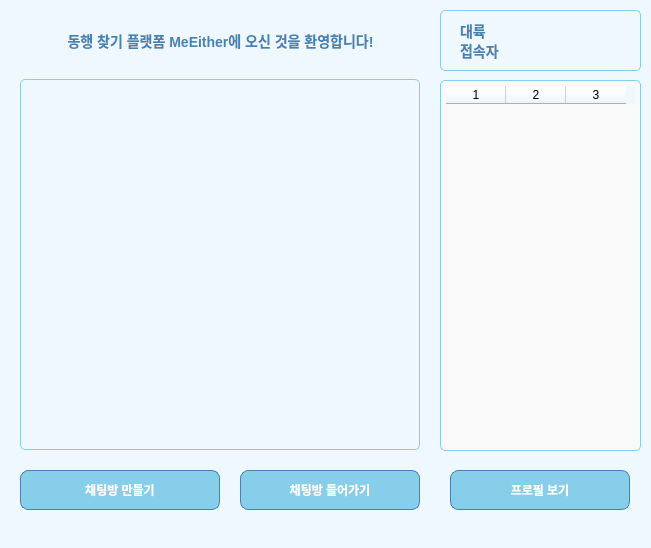
<?xml version="1.0" encoding="UTF-8"?>
<ui version="4.0">
 <class>ChatRoomList</class>
 <widget class="QWidget" name="ChatRoomList">
  <property name="geometry">
   <rect>
    <x>0</x>
    <y>0</y>
    <width>651</width>
    <height>548</height>
   </rect>
  </property>
  <property name="windowTitle">
   <string>채팅방 목록</string>
  </property>
  <property name="styleSheet">
   <string>
    QWidget {
        background-color: #f0f8ff;
        font-family: Arial, sans-serif;
    }
    QPushButton {
        background-color: #87ceeb;
        border: 1px solid #4682b4;
        border-radius: 8px;
        color: white;
        font-weight: bold;
        padding: 5px 10px;
    }
    QPushButton:hover {
        background-color: #4682b4;
    }
    QListWidget, QTableWidget {
        border: 1px solid #87ceeb;
        border-radius: 5px;
        padding: 5px;
    }
    QLabel {
        font-size: 14px;
        font-weight: bold;
        color: #4682b4;
    }
   </string>
  </property>
  <widget class="QLabel" name="headerLabel">
   <property name="geometry">
    <rect>
     <x>10</x>
     <y>20</y>
     <width>421</width>
     <height>41</height>
    </rect>
   </property>
   <property name="font">
    <font>
     <family>Arial</family>
     <pointsize>-1</pointsize>
     <bold>true</bold>
    </font>
   </property>
   <property name="text">
    <string>동행 찾기 플랫폼 MeEither에 오신 것을 환영합니다!</string>
   </property>
   <property name="alignment">
    <set>Qt::AlignmentFlag::AlignCenter</set>
   </property>
  </widget>
  <widget class="QListWidget" name="chatRoomListWidget">
   <property name="geometry">
    <rect>
     <x>20</x>
     <y>79</y>
     <width>400</width>
     <height>371</height>
    </rect>
   </property>
   <property name="font">
    <font>
     <family>Arial</family>
     <pointsize>10</pointsize>
     <bold>true</bold>
    </font>
   </property>
  </widget>
  <widget class="QPushButton" name="createRoomButton">
   <property name="geometry">
    <rect>
     <x>20</x>
     <y>470</y>
     <width>200</width>
     <height>40</height>
    </rect>
   </property>
   <property name="text">
    <string>채팅방 만들기</string>
   </property>
  </widget>
  <widget class="QPushButton" name="joinRoomButton">
   <property name="geometry">
    <rect>
     <x>240</x>
     <y>470</y>
     <width>180</width>
     <height>40</height>
    </rect>
   </property>
   <property name="text">
    <string>채팅방 들어가기</string>
   </property>
  </widget>
  <widget class="QTableWidget" name="userInfoTable">
   <property name="geometry">
    <rect>
     <x>440</x>
     <y>80</y>
     <width>201</width>
     <height>371</height>
    </rect>
   </property>
   <property name="styleSheet">
    <string>
     QTableWidget {
         background-color: #f9f9f9;
         border: 1px solid #87ceeb;
         border-radius: 5px;
         padding: 5px;
     }
    </string>
   </property>
   <property name="columnCount">
    <number>3</number>
   </property>
   <property name="horizontalHeaderLabels" stdset="0">
    <stringlist>
     <string>닉네임</string>
     <string>나이</string>
     <string>성별</string>
    </stringlist>
   </property>
   <attribute name="horizontalHeaderVisible">
    <bool>true</bool>
   </attribute>
   <attribute name="horizontalHeaderMinimumSectionSize">
    <number>23</number>
   </attribute>
   <attribute name="horizontalHeaderDefaultSectionSize">
    <number>60</number>
   </attribute>
   <attribute name="horizontalHeaderHighlightSections">
    <bool>true</bool>
   </attribute>
   <attribute name="verticalHeaderVisible">
    <bool>false</bool>
   </attribute>
   <attribute name="verticalHeaderDefaultSectionSize">
    <number>17</number>
   </attribute>
   <column/>
   <column/>
   <column/>
  </widget>
  <widget class="QPushButton" name="viewProfileButton">
   <property name="geometry">
    <rect>
     <x>450</x>
     <y>470</y>
     <width>180</width>
     <height>40</height>
    </rect>
   </property>
   <property name="text">
    <string>프로필 보기</string>
   </property>
  </widget>
  <widget class="QListWidget" name="state">
   <property name="geometry">
    <rect>
     <x>440</x>
     <y>10</y>
     <width>201</width>
     <height>61</height>
    </rect>
   </property>
   <property name="font">
    <font>
     <family>Arial</family>
     <pointsize>10</pointsize>
     <bold>true</bold>
    </font>
   </property>
  </widget>
  <widget class="QLabel" name="continentLabel">
   <property name="geometry">
    <rect>
     <x>460</x>
     <y>20</y>
     <width>171</width>
     <height>21</height>
    </rect>
   </property>
   <property name="text">
    <string>대륙</string>
   </property>
  </widget>
  <widget class="QLabel" name="myInformation">
   <property name="geometry">
    <rect>
     <x>460</x>
     <y>40</y>
     <width>171</width>
     <height>21</height>
    </rect>
   </property>
   <property name="text">
    <string>접속자</string>
   </property>
  </widget>
 </widget>
 <resources/>
 <connections/>
</ui>
